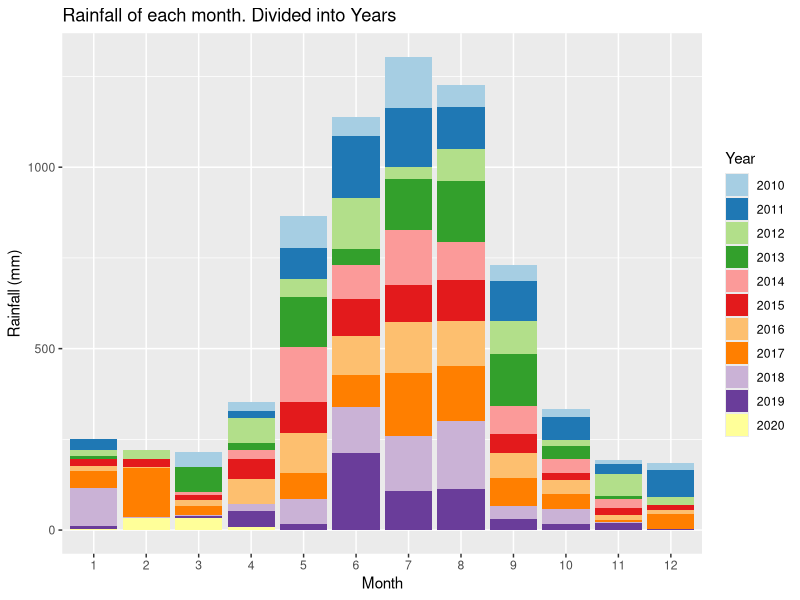
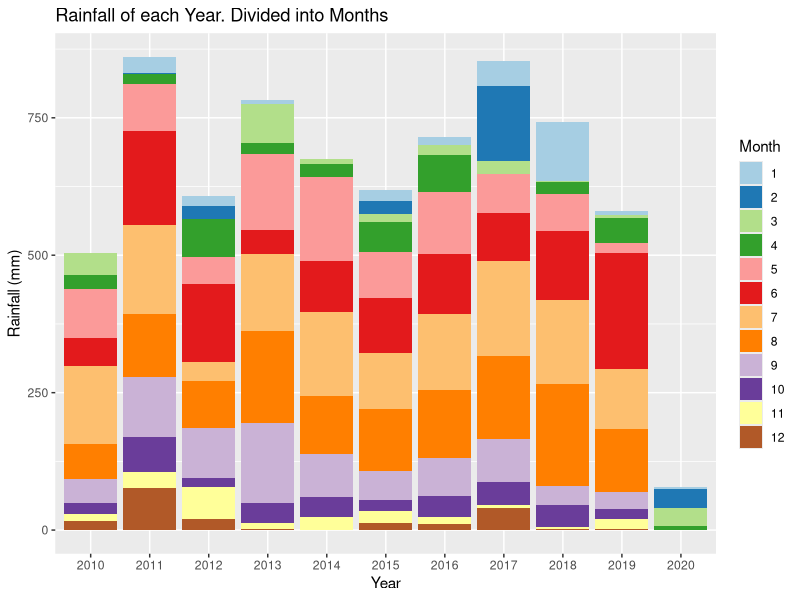
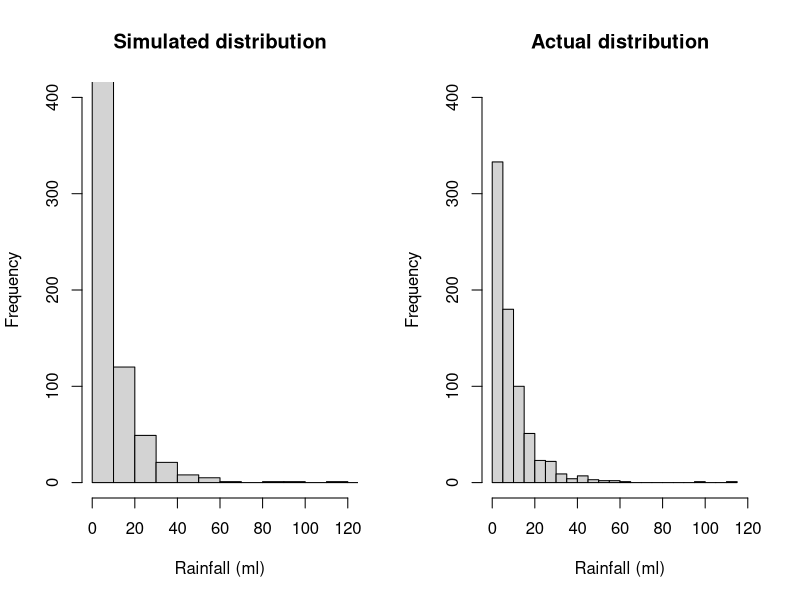
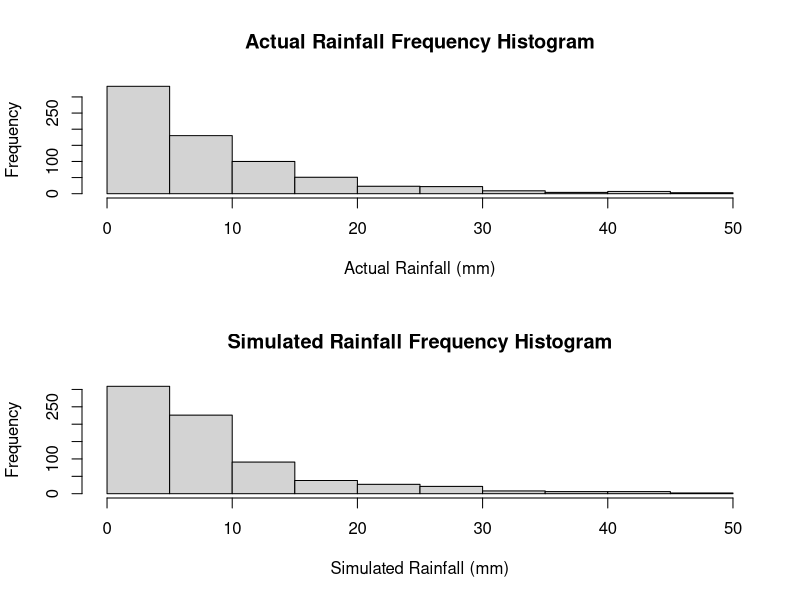
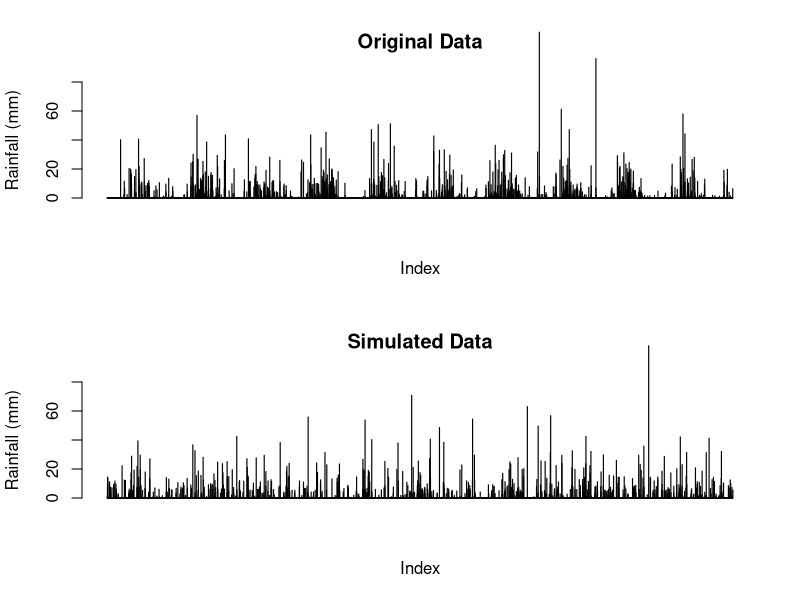
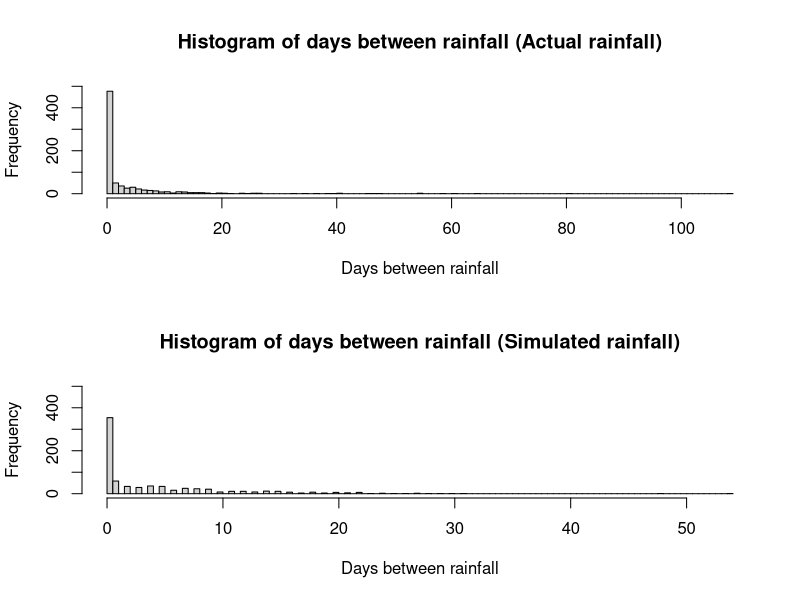
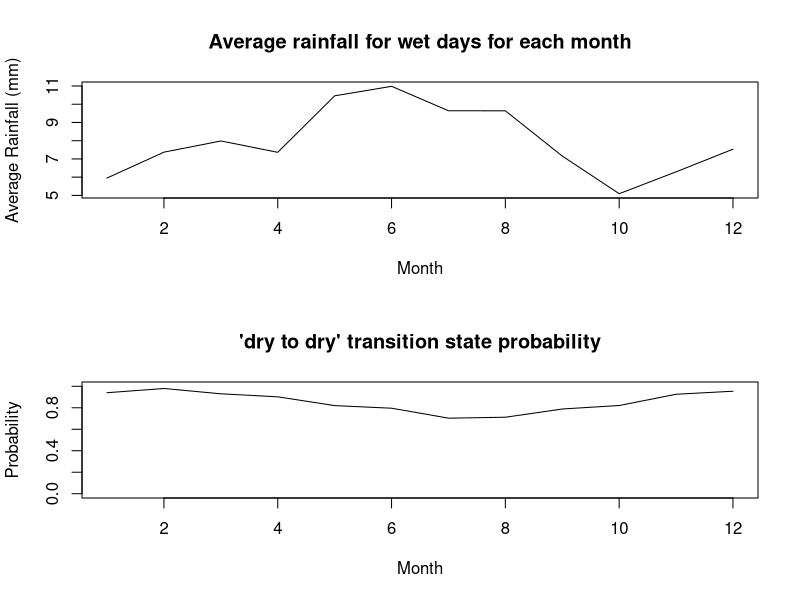
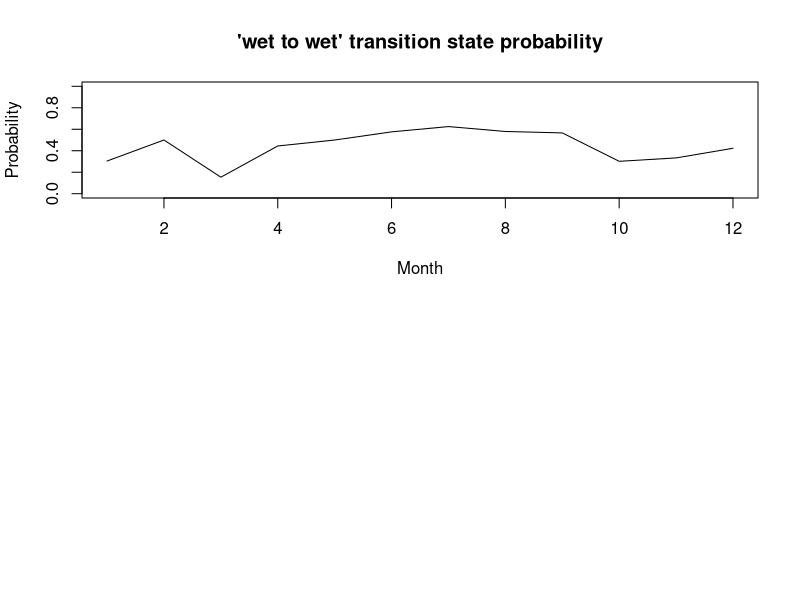

The R source for these figures, in order:
## ---- chunk 1
knitr::opts_chunk$set(echo = TRUE)
## ---- chunk 2
# Reading in the data from the csv file
data <-  read.csv("IDCJAC0009_009225_1800_Data.csv")
weather_data <- data
weather_data <- weather_data[which(is.na(weather_data$Rainfall.amount..millimetres.) == FALSE),] # excluding rows with no rainfall record made 
## ---- chunk 3
weather_data$date <- do.call(paste, c(weather_data[c("Day", "Month", "Year")], sep = "-")) # creating a column that contains the date for easy indentification
## ---- chunk 4
# function to categorise day as either 'wet' or 'dry' for the Markov Chain functions
state <- function(x){
  stateList <- c()
  for(ii in 1:length(x)){
    if(x[ii] < 1){
      stateList <- c(stateList, "dry")
    }
    if(x[ii] >= 1){
      stateList <- c(stateList, "wet")
    }
  }
  return(stateList)
}
weather_data$state <- state(weather_data$Rainfall.amount..millimetres.)
## ---- chunk 5
head(weather_data[,c('Rainfall.amount..millimetres.','state')], 10)
## ---- chunk 6
# function establishing Markov Chain transition state. Establishing the relationship between the rainfall of a given day and the day before it.
transitionState <- function(x){
  transitionStateList <- c('') #can't find transition state of first observation
  for(i in 2:length(x)){
    if(x[i] == "dry"){
      if (x[i-1] == "dry"){
        transitionStateList <- c(transitionStateList, "DryToDry")
      }
      else {
        transitionStateList <- c(transitionStateList, "WetToDry")
      }
    }
    if(x[i] == "wet"){
      if (x[i-1] == "dry"){
        transitionStateList <- c(transitionStateList, "DryToWet")
      }
      else {
        transitionStateList <- c(transitionStateList, "WetToWet")
      }
    }
  }
  return(transitionStateList)
}
weather_data$transitionState <- transitionState(weather_data$state)
## ---- chunk 7
head(weather_data[,c('Rainfall.amount..millimetres.','state', 'transitionState')], 10)
## ---- chunk 8
train_data <- subset(weather_data, Year >= 2010) # only look at the most recent, relevant data.
library(ggplot2)
library(RColorBrewer)

# explorative plots investigating the distribution of rainfall across months and years

# Plotting the rainfall data (grouped by years and months)
# Distribution of rainfall by month (segmented by year)
ggplot(train_data, aes(x = factor(Month), y = Rainfall.amount..millimetres., fill = factor(Year))) + 
  geom_bar(stat = "identity") + 
  scale_fill_brewer(palette = "Paired") + 
  xlab("Month")+
  ylab("Rainfall (mm)")+
  labs(fill = "Year")+
  ggtitle("Rainfall of each month. Divided into Years")
# There does appear to be a rough distribution of rainfall by month. Most years May, June, July, August, and September (month 5-9) have the most rain. There are outliers

ggplot(train_data, aes(x = factor(Year), y = Rainfall.amount..millimetres., fill = factor(Month))) + 
  geom_bar(stat = "identity") + 
  scale_fill_brewer(palette = "Paired") + 
  xlab("Year")+
  ylab("Rainfall (mm)")+
  labs(fill = "Month")+
  ggtitle("Rainfall of each Year. Divided into Months")
# There does not appear to be any obvious pattern in the rainfall across the 10 years (note. 2020 only contains 4 months of data, hence the low rainfall). The average looks to be around 650-700 mm. 
## ---- chunk 9
table(train_data$Month, train_data$Year) # only four months of data in 2020
## ---- chunk 10
#Calculating transition state probabilities, in general (no respect to month or season)
weatherTable <- table(train_data$transitionState)
weatherTable

probWetToWet = weatherTable['WetToWet'] / (weatherTable['WetToWet'] + weatherTable['WetToDry'])
probWetToWet

probDryToDry = weatherTable['DryToDry'] / (weatherTable['DryToDry'] + weatherTable['DryToWet'])
probDryToDry
## ---- chunk 11
#Basic generator (No seasonal variation)

#calculated above
generateRainfallBasic <- function(genLength){
  currentState = "dry" # Years start with very little rain, so more likely to start dry
  rainAmountList <- c()
  for (i3 in 1:genLength){
    if (currentState == "dry"){
      if (runif(1) < probDryToDry){
        currentState = "dry"
      }
      else{
        currentState = "wet"
      }
    }
    else if (currentState == "wet"){
      if (runif(1) < probWetToWet){
        currentState = "wet"
      }
      else{
        currentState = "dry"
      }
    }
    #generating amount of rainfall if state is wet, else 0
    if (currentState == "wet"){
      rainAmount <- 5.66*exp(rnorm(1))
      rainAmountList <- c(rainAmountList, rainAmount)
    }
    else{
      rainAmountList <- c(rainAmountList, 0)
    }
  }
  return(rainAmountList)
}
## ---- chunk 12
#comparing log-normal against actual data, veeerryyyy close fit, will use log-normal for rainfall sim
par(mfrow=c(1,2))
p1 <- 5.66*exp(rnorm(732))
hist(p1, breaks = 30, xlim = c(0,120), ylim = c(0,400), main = "Simulated distribution", xlab = "Rainfall (ml)")

p2 <- train_data$Rainfall.amount..millimetres.[train_data$Rainfall.amount..millimetres.>1]
hist(p2, breaks = 30, xlim = c(0,120), ylim = c(0,400), main = "Actual distribution", xlab = "Rainfall (ml)")

mean(p1)
mean(p2)
## ---- chunk 13
#Basic generator tests
testRainfall = generateRainfallBasic(3761)

par(mfrow=c(2,1))
hist(train_data$Rainfall.amount..millimetres.[train_data$Rainfall.amount..millimetres.>1 & train_data$Rainfall.amount..millimetres.<50], xlab = "Actual Rainfall (mm)", main = "Actual Rainfall Frequency Histogram")
hist(testRainfall[testRainfall > 1 & testRainfall <50], xlab = "Simulated Rainfall (mm)", main = "Simulated Rainfall Frequency Histogram")

par(mfrow=c(2,1))
barplot(train_data$Rainfall.amount..millimetres., ylim = c(0,80), main = "Original Data", ylab = "Rainfall (mm)", xlab = "Index")
barplot(testRainfall, ylim = c(0,80), main = "Simulated Data", ylab = "Rainfall (mm)", xlab = "Index")
## ---- chunk 14
daysBetweenRain <- function(input){
  returnList <- c()
  currentLength <- 0
  for (i in input){
    if (i<1){
      currentLength <- currentLength + 1
    }
    else{
      returnList <- c(returnList, currentLength)
      currentLength <- 0
    }
  }
  return(returnList)
  }
## ---- chunk 15
hist(daysBetweenRain(train_data$Rainfall.amount..millimetres.)[train_data$Rainfall.amount..millimetres.>-1], main = "Histogram of days between rainfall (Actual rainfall)", breaks = 100, xlab = "Days between rainfall", ylim = c(0,500))
hist(daysBetweenRain(testRainfall)[daysBetweenRain(testRainfall)>-1], main = "Histogram of days between rainfall (Simulated rainfall)", breaks = 100, xlab = "Days between rainfall", ylim = c(0,500))
## ---- chunk 16
#Calculates the transition probabilities for each month
probTransStatesMonth <- function(input_data){
  transitonStatesMonthsFrame <- data.frame(list(rep(0, 12), list(rep(0, 12), list(rep(0,    12), list(rep(0, 12)))))) #Initialises 12x4 frame filled with zeroes (4 columns for each transition state, 12 rows for each month)
  names(transitonStatesMonthsFrame) <- c('DryToDry', 'DryToWet', 'WetToDry', 'WetToWet')

  #Makes the dataframe with the count of each transition state with each month
  for (i4 in 1:dim(input_data)[1]){
    tempTransitionState <- input_data[i4, 'transitionState']
    tempMonth <- input_data[i4, 'Month'] 
    transitonStatesMonthsFrame[tempMonth, tempTransitionState] <- transitonStatesMonthsFrame[tempMonth, tempTransitionState]+1 # increase count of tempTransitionState for month tempMonth by 1
  }

  #Calculates the transition state probabilities for each month in the data frame
  probTransitonStatesMonthsFrame <- transitonStatesMonthsFrame
  for (i in 1:dim(transitonStatesMonthsFrame)[1]){
  
    probTransitonStatesMonthsFrame[i, 'DryToDry'] <- transitonStatesMonthsFrame[i, 'DryToDry'] / (transitonStatesMonthsFrame[i, 'DryToDry'] + transitonStatesMonthsFrame[i, 'DryToWet'])
  
    probTransitonStatesMonthsFrame[i, 'DryToWet'] <- transitonStatesMonthsFrame[i, 'DryToWet'] / (transitonStatesMonthsFrame[i, 'DryToDry'] + transitonStatesMonthsFrame[i, 'DryToWet'])
    
    probTransitonStatesMonthsFrame[i, 'WetToDry'] <- transitonStatesMonthsFrame[i, 'WetToDry'] / (transitonStatesMonthsFrame[i, 'WetToDry'] + transitonStatesMonthsFrame[i, 'WetToWet'])
    probTransitonStatesMonthsFrame[i, 'WetToWet'] <- transitonStatesMonthsFrame[i, 'WetToWet'] / (transitonStatesMonthsFrame[i, 'WetToDry'] + transitonStatesMonthsFrame[i, 'WetToWet'])
    # this data frame 'probTransitionStatesMonthsFrame' will be called directly in the generator, so must be called as such when exported
  }
  return(probTransitonStatesMonthsFrame)
}

## ---- chunk 17
probTransitonStatesMonthsFrame <- probTransStatesMonth(train_data)
head(probTransitonStatesMonthsFrame, 10)
## ---- chunk 18
#testing average rainfall when its rains in each month, and for wettowet vs drytowet transitions.
test_w2w <- train_data$Rainfall.amount..millimetres.[train_data$transitionState == "WetToWet"]
test_d2w <- train_data$Rainfall.amount..millimetres.[train_data$transitionState == "DryToWet"]
mean(test_w2w)
mean(test_d2w)
wilcox.test(test_d2w, test_w2w)
#since resulting wilcox test p-value is 0.85, we conclude that theres no difference in rainfall depending on the transition state, and do not need to include it in our model.

test_rainfallPerMonth <- train_data[train_data$state == "wet",c(4,6)]
kruskal.test(Rainfall.amount..millimetres. ~ Month, data = test_rainfallPerMonth)
#p-val = 0.00016, therefore difference between average rainfall for each month

## ---- chunk 19
#calculating the mean rainfall when it rains for each month, to change how much it rains according to the generator later on. Limited to less than 60 mls as the dataset is not large enough for large rainfall amounts (such as 114ml in feburary) to not throw the mean off.
rainMonthData <- c()
for (i in 1:12){
  temp<- train_data$Rainfall.amount..millimetres.[train_data$state == "wet" & train_data$Month == i & train_data$Rainfall.amount..millimetres. < 60]
  rainMonthData <- c(rainMonthData, list(temp))
  rm(temp)
}

rainfallAvgMonth <- sapply(rainMonthData, mean)

## ---- chunk 20
plot(c(1:12), rainfallAvgMonth, type = "l", xlab = "Month", ylab = "Average Rainfall (mm)", main = "Average rainfall for wet days for each month")
## ---- chunk 21
#How the transition state probabilities vary for each month
plot(probTransitonStatesMonthsFrame$DryToDry, ylim = c(0,1), xlab = "Month", main = "'dry to dry' transition state probability", type = 'l', ylab = "Probability")
plot(probTransitonStatesMonthsFrame$WetToWet, ylim = c(0,1), xlab = "Month", main = "'wet to wet' transition state probability", type = 'l', ylab = "Probability")
## ---- chunk 22
#Weather generator accounting  for seasonal variation of transition states or something i hope
#This is just a regular version of basic generator it's mostly the same in fact if i forget to even do this it is the same

generateRainfallSeasonal <- function(input){
  # input must be weather_data or a subset of weather_data
  currentState = "dry" #can make this into a random choice later
  rainAmountList <- c()
  for (i5 in 1:dim(input)[1]){
    if (currentState == "dry"){
      if (runif(1) < probTransitonStatesMonthsFrame[input[i5, 'Month'], 'DryToDry']){ #now inputs depending on the month of input
        currentState = "dry"
      }
      else{
        currentState = "wet"
      }
    }
    else if (currentState == "wet"){
      if (runif(1) < probTransitonStatesMonthsFrame[input[i5, 'Month'], 'WetToWet']){
        currentState = "wet"
      }
      else{
        currentState = "dry"
      }
    }                                   
    #generating amount of rainfall if state is wet, else 0
    if (currentState == "wet"){
      #rainAmount <- 5.66*exp(rnorm(1)) #now log-normal dist, 5 used because is close to mean of weather_data's / the mean of what exp(rnorm(1)) is by default /// Old Version 
      rainAmount <- rainfallAvgMonth[input[i5, 'Month']]*exp(rnorm(1))/1.648 
      #average of exp(rnorm(1)) is ~1.648, so we divide by that so the average of each month will just be the actual average calculated from rainfallAvgMonth.
      rainAmountList <- c(rainAmountList, rainAmount)
    }
    else{
      rainAmountList <- c(rainAmountList, 0)
    }
  }
  return(rainAmountList)
}
## ---- chunk 23
#testing code for seasonal generator
inputSeasonalRainfall <- dplyr::select(train_data, 'Year', 'Month', 'Day') #using existing train data's dates to input to function, instead of putting in just how many to generate
testSeasonalRainfall = generateRainfallSeasonal(inputSeasonalRainfall)
## ---- chunk 24
par(mfrow=c(2,1))
barplot(train_data$Rainfall.amount..millimetres., ylim = c(0,80), main = "Original Data", ylab = "Rainfall (mm)", xlab = "Index")
barplot(testSeasonalRainfall, ylim = c(0,80), main = "Simulated Data - seasonal", ylab = "Rainfall (mm)", xlab = "Index")
## ---- chunk 25
hist(daysBetweenRain(train_data$Rainfall.amount..millimetres.)[train_data$Rainfall.amount..millimetres.>-1], main = "Histogram of days between rainfall (Actual rainfall)", breaks = 100, xlab = "Days between rainfall", ylim = c(0,500))
hist(daysBetweenRain(testSeasonalRainfall)[daysBetweenRain(testSeasonalRainfall)>-1], main = "Histogram of days between rainfall (Simulated rainfall)", breaks = 100, xlab = "Days between rainfall", ylim = c(0,500))
## ---- chunk 26
wilcox.test(daysBetweenRain(testSeasonalRainfall), daysBetweenRain(train_data$Rainfall.amount..millimetres.))
mean(daysBetweenRain(testSeasonalRainfall)); mean(daysBetweenRain(train_data$Rainfall.amount..millimetres.))

sd(daysBetweenRain(testSeasonalRainfall)); sd(daysBetweenRain(train_data$Rainfall.amount..millimetres.))
## ---- chunk 27
#comparing log-normal against actual data, veeerryyyy close fit, will use log-normal for rainfall sim
p1 <- 5.66*exp(rnorm(732))
p1 <- p1[p1>1]
hist(p1, breaks = 30, xlim = c(0,120), ylim = c(0,400), main = "Simulated distribution")

p2 <- train_data$Rainfall.amount..millimetres.[train_data$Rainfall.amount..millimetres.>1]
hist(p2, breaks = 30, xlim = c(0,120), ylim = c(0,400), main = "actual distribution")
## ---- chunk 28
set.seed(100345)
sampID <- sample.int(nrow(train_data), size = 0.8*nrow(train_data), replace = FALSE)
train_data <- train_data[sampID,] # 80% of data for training
test_data <- train_data[-sampID,] # 20% for testing
## ---- chunk 29
probTransitonStatesMonthsFrame <- probTransStatesMonth(train_data) # retraining seasonal generator probTransitionStatesMonthsFrame with new training data (now only 80% of the original train_data)
# calucating the new average rainfall for each month
rainMonthData <- c()
for (i in 1:12){
  temp<- train_data$Rainfall.amount..millimetres.[train_data$state == "wet" & train_data$Month == i & train_data$Rainfall.amount..millimetres. < 60]
  rainMonthData <- c(rainMonthData, list(temp))
  rm(temp)
}
rainfallAvgMonth <- sapply(rainMonthData, mean)
## ---- chunk 30
#generates a simulation with the same number of observations as test_data (20% of the total data)
testSeasonalRainfall20 = generateRainfallSeasonal(test_data) 
## ---- chunk 31
par(mfrow = c(2, 1))
barplot(testSeasonalRainfall20, ylab = "Rainfall (mm)", xlab = "index", main = "Simulated data")
barplot(test_data$Rainfall.amount..millimetres., ylab = "Rainfall (mm)", xlab  = "index", main = "Actual data")
## ---- chunk 32
# Wilcoxon signed rank test
WT <- wilcox.test(testSeasonalRainfall20, test_data$Rainfall.amount..millimetres., paired=T)
print("Wilcoxon rank sum p-value")
WT$p.value
# paired student t test
TT <- t.test(testSeasonalRainfall20, test_data$Rainfall.amount..millimetres., paired=T)
print("t-test p-value")
TT$p.value
## ---- chunk 33
train_data <- subset(weather_data, Year >= 2010)
train10_data <- subset(weather_data, Year >= 2009 & Year < 2019)
data_2019 <- subset(weather_data, Year == 2019)
## ---- chunk 34
probTransitonStatesMonthsFrame <- probTransStatesMonth(train10_data) # retraining seasonal generator probTransitionStatesMonthsFrame with train10_data
set.seed(10356)
monthList <- subset(weather_data, Year == 2019) # a year that isn't a leap year to get the month list, as generation algorithm only requires months
monthList <- monthList['Month']
testSeasonalRainfall10 <- generateRainfallSeasonal(monthList)
## ---- chunk 35
#compare generated year against 2019
par(mfrow = c(2,1))
barplot(testSeasonalRainfall10, xlab = "Index", ylab = "Rainfall (mm)", main = "Simulated Rainfall")
barplot(data_2019$Rainfall.amount..millimetres., xlab = "Index", ylab = "Rainfall (mm)", main = "2019 Rainfall")
## ---- chunk 36
# check other years for comparison
par(mfrow = c(3,2))
barplot(testSeasonalRainfall10, xlab = "Index", ylab = "Rainfall (mm)", main = "Simulated Rainfall")
year <- subset(weather_data, Year == 2015)
barplot(year$Rainfall.amount..millimetres., xlab = "Index", ylab = "Rainfall (mm)", main = "2015 Rainfall")
year <- subset(weather_data, Year == 2008)
barplot(year$Rainfall.amount..millimetres., xlab = "Index", ylab = "Rainfall (mm)", main = "2008 Rainfall")
year <- subset(weather_data, Year == 2015)
barplot(year$Rainfall.amount..millimetres., xlab = "Index", ylab = "Rainfall (mm)", main = "2017 Rainfall")
year <- subset(weather_data, Year == 2007)
barplot(year$Rainfall.amount..millimetres., xlab = "Index", ylab = "Rainfall (mm)", main = "2007 Rainfall")
year <- subset(weather_data, Year == 2013)
barplot(year$Rainfall.amount..millimetres., xlab = "Index", ylab = "Rainfall (mm)", main = "2013 Rainfall")
rm(year)
## ---- chunk 37
# Creates a graph of difference in rainfall for years, weeks, months, years to see if there are any potential patterns.
# Creates a list of the weekly rainfall
RainfallWeekly <- data.frame("Rainfall (mm)", "Week")
colnames(RainfallWeekly) <- c("Rainfall (mm)", "Week")
RainfallWeekly$`Rainfall (mm)` <- as.numeric(RainfallWeekly$`Rainfall (mm)`)
RainfallWeekly$Week <- as.numeric(RainfallWeekly$Week)
week = 1
weekRain = 0
for(ii in c(1: nrow(weather_data))){
  weekRain = weekRain + weather_data[ii, 6] # rainfall amount for that row
  
  if(ii%%7 == 0){ # every 7th row
    RainfallWeekly[(ii/7), 1] <- weekRain # 1 row of RainfallWeekly created every 7 rows (1 weeks) - inserting rainfall total for that week
    RainfallWeekly[(ii/7), 2] <- week
    week = week + 1
    weekRain = 0 # clear total rainfall to prepare for next week
  }
}
## ---- chunk 38
RainfallWeeklyDiff <- data.frame(c(1:(nrow(RainfallWeekly)-1)), c(1:(nrow(RainfallWeekly)-1))) # data frame with two columns, one less row than RainfallWeekly
colnames(RainfallWeeklyDiff) <- c("Rainfall diff (mm)", "Week")
RainfallWeeklyDiff$`Rainfall diff (mm)` <- diff(RainfallWeekly$`Rainfall (mm)`) # change in weeks
## ---- chunk 39
# plot first 700 weeks first against the difference in rainfall, and then the rainfall per week
par(mfrow = c(4,1))
plot(RainfallWeeklyDiff[c(1:350), 2], RainfallWeeklyDiff[c(1:350), 1], xlab = "week", ylab = "change in rainfall (mm)", cex = 2, type = "b", main = "Difference in rainfall (mm) by week")
plot(RainfallWeekly[c(1:350), 2], RainfallWeekly[c(1:350), 1], xlab = "week", ylab = "rainfall (mm)", type = "l", main = "Rainfall (mm) by week")
plot(RainfallWeeklyDiff[c(351:700), 2], RainfallWeeklyDiff[c(351:700), 1], xlab = "week", ylab = "change in rainfall (mm)", cex = 2, type = "b", main = "Difference in rainfall (mm) by week")
plot(RainfallWeekly[c(351:700), 2], RainfallWeekly[c(351:700), 1], xlab = "week", ylab = "rainfall (mm)", type = "l", main = "Rainfall (mm) by week")
## ---- chunk 40
# plot second 700 weeks first against the difference in rainfall, and then the rainfall per week
par(mfrow = c(4,1))
plot(RainfallWeeklyDiff[c(701:1050), 2], RainfallWeeklyDiff[c(701:1050), 1], xlab = "week", ylab = "change in rainfall (mm)", cex = 2, type = "b")
plot(RainfallWeekly[c(701:1050), 2], RainfallWeekly[c(701:1050), 1], xlab = "week", ylab = "rainfall (mm)", type = "l")
plot(RainfallWeeklyDiff[c(1051:1414), 2], RainfallWeeklyDiff[c(1051:1414), 1], xlab = "week", ylab = "change in rainfall (mm)", cex = 2, type = "b")
plot(RainfallWeekly[c(1051:1414), 2], RainfallWeekly[c(1051:1414), 1], xlab = "week", ylab = "rainfall (mm)", type = "l")
## ---- chunk 41
rainSort_2019 <- data_2019$Rainfall.amount..millimetres.
# qqplot before removing 'dry' days
qqnorm(rainSort_2019, pch = 1, frame = F, main = "Normal Q-Q Plot of Rainfall 2019 (including dry days)")
qqline(rainSort_2019, col = "red", lwd = 2)
rainSort_2019 <- rainSort_2019[which(rainSort_2019 != 0)]
# qqplot after removing 'dry' days
qqnorm(rainSort_2019, pch = 1, frame = F, main = "Normal Q-Q Plot of Rainfall 2019 (excluding dry days)")
qqline(rainSort_2019, col = "red", lwd = 2)
hist(rainSort_2019, breaks = 50)
# data is not normally distributed
rm(rainSort_2019)
## ---- chunk 42
rain2019 <- subset(weather_data, Year == 2019)
length(rain2019$Rainfall.amount..millimetres.)
length(testSeasonalRainfall10)
# Function that returns the sum of ranks of difference (w+ and w-) that are part of the Wilcoxon signed rank calculations
returnRanks <- function(simulated, actual){
  diffs <- (simulated - actual)
  diffs <- diffs[diffs != 0]
  posDifs <- which(diffs > 0)
  negDiffs <- which(diffs < 0)
  rank <- rank(abs(diffs))
  rankPosDiff <- sum(rank[posDifs])
  rankNegDiff <- sum(rank[negDiffs]) 
  return(c(rankPosDiff, rankNegDiff))
}
## ---- chunk 43
table(rain2019$Month)
# To perform the Wilcoxon Signed Rank test we must have paired data, so we have to find the extra dates in testSeasonalRainfall10 (note: 2019 is a non leap year) and remove them.
# Upon review we find that there are days missing from October and December.
## ---- chunk 44
table(rain2019$Day)
# One month is missing a day 5, and another is missing a day 19 (both 11 when should be 12)
temp <- subset(rain2019, Day == 5)
temp$Month # 5th of October missing
temp <- subset(rain2019, Day == 19)
temp$Month # 19th of December missing
rm(temp)
which(rain2019$date == "4-10-2019") # find what row the day before 5-10-2019 is
# Therefore 5-10-2019 would be row 278 (277+1)
which(rain2019$date == "18-12-2019") # find what row the day before 5-10-2019 is
# Therefore 5-10-2019 would be row 353 (351+2). Add two as both 5th october and 19th december are missing
## ---- chunk 45
# We find that the days are day 278 and 353 from testSeasonalRainfall10
simRainfall2019 <- testSeasonalRainfall10
## ---- chunk 46
set.seed(102343656)
monthList <- subset(weather_data, Year == 2019) # A year that isn't a leap year to get the month list, as generation algorithm only requires months
monthList <- monthList['Month']
testSeasonalRainfall10 <- generateRainfallSeasonal(monthList)
simRainfall2019 <- testSeasonalRainfall10 # Have to remove day 278 and day 353 data from testSeasonalRainfall10 because 2019 data list is missing these days
## ---- chunk 47
wilcox <- function(seed, year, remove_days){
  set.seed(seed)
  monthList <- subset(weather_data, Year == year) # a year that isn't a leap year to get the month list, as generation algorithm only requires months
  monthList <- monthList['Month']
  testSeasonalRainfall10 <- generateRainfallSeasonal(monthList)
  if (remove_days == 1){
    simRainfall2019 <- testSeasonalRainfall10[-c(278, 353)]
  } else if (remove_days == 0){
    simRainfall2019 <- testSeasonalRainfall10 # remove day 278 and day 353 data from testSeasonalRainfall10
  }
  # test of testSeasonalRainfall10 against 2019 rainfall (testSeasonalRainfall10 was simulation of 2019 rainfall)
  print(wilcox.test(rain2019$Rainfall.amount..millimetres., simRainfall2019, paired = T, alternative = "t", conf.int = T, conf.level = 0.95))
  WP <- wilcox.test(rain2019$Rainfall.amount..millimetres., simRainfall2019, paired = T, alternative = "t", conf.int = T, conf.level = 0.95)
  cat("P-value is",WP$p.value,"\n")
  # the p-value is 0.04918,indicating that it is likely that there is a significant difference between the simulated data and the actual data. This means that one   set of data was consistently and significantly larger than the other
  # manual calculation of Wilcoxon signed rank values 

  sumRanks <- returnRanks(simRainfall2019, rain2019$Rainfall.amount..millimetres.)
  cat(sumRanks[1], "is the sum of the ranks of the positive differences","\n")
  cat(sumRanks[2], "is the sum of the ranks of the negative differences","\n")

  # rankPosDiff (the sum of the ranks of the differences where the simulated data is greater than the actual) is 7414. rankNegDiff (the sum of the ranks of the the differences where the actual is greater than the simulated) is 5147. rankPosDiff is quite a bit larger than rankNegDiff
}
wilcox(40565, 2019, 0)
## ---- chunk 48
wilcox(12345, 2011, 1)
wilcox(347876, 2011, 1)
wilcox(3456789, 2011, 1)
## ---- chunk 49
# looking at the four total simulations created, there is generally no significant different between the simulated rainfall and the actual rainfall. 
# However looking at rankPosDiff and rankNegDiff calculated for each (the sum of the ranks of the positive and negative differences between the simulated and actual data respectively), the simulated rainfall was consistently larger than the actual data 
# The reason for this is likely because 2019 had a very small amount of rainfall compared to the rest of the years.
sum(train10_data$Rainfall.amount..millimetres.)/10 #/10 to get average of 10 years of rain data
sum(rain2019$Rainfall.amount..millimetres.)
## ---- chunk 50
median(simRainfall2019)
median(rain2019$Rainfall.amount..millimetres.)

# given the number of dry days, it makes sense that the median's would be very similar in the Wilcoxon Signed Rank test
# To perform the Wilcoxon Signed Rank test we remove those dates from testSeasonalRainfall10
# 2019 is a non leap year so February will have 28 days
#October 5th and December 19th are missing, so we remove them
month_result <- which(rain2019$date == "4-10-2019" | rain2019$date=="18-12-2019")
simRainfall2019 <- testSeasonalRainfall10
# Test of testSeasonalRainfall10 against 2019 rainfall (testSeasonalRainfall10 was simulation of 2019 rainfall)
wilcox.test(simRainfall2019, rain2019$Rainfall.amount..millimetres., paired = T, alternative = "t")

# Since the p-value is relatively high, it can be concluded that there is no significant diference between the simulated 2019 data and the actual 2019 data. 
# While the simulation may not be an accurate prediction of 2019 (as seen in the barplots), the simulation was also not logically flawed, as there is not a significant difference between the median of the simulation and the median of the actual.
#Furthermore, a qucik comparison of the medians in the Wilcoxon Signed Rank test shows that (as expected) they are also very similar.
cat("Median of actual and simulated rainfall respectively: ", median(rain2019$Rainfall.amount..millimetres.), median(simRainfall2019))
rm(simRainfall2019)
## ---- chunk 51
# looking at 2013 data (which had a larger than average amount of rain)
rain2013 <- subset(weather_data, Year == 2013)
monthList <- subset(weather_data, Year == 2013) # A year that isn't a leap year to get the month list, as generation algorithm only requires months
monthList <- monthList['Month']
simRainfall2013 <- generateRainfallSeasonal(monthList)
wilcox.test(simRainfall2013, rain2013$Rainfall.amount..millimetres., paired = T, conf.int = T, conf.level = 0.95)

par(mfrow = c(2,1))
barplot(simRainfall2013, xlab = "Index", ylab = "Rainfall (mm)", main = "Simulated Rainfall")
barplot(rain2013$Rainfall.amount..millimetres., xlab = "Index", ylab = "Rainfall (mm)", main = "2013 Rainfall")

diffs <- (simRainfall2013 - rain2013$Rainfall.amount..millimetres.)
diffs <- diffs[diffs != 0]
posDifs <- which(diffs > 0)
negDiffs <- which(diffs < 0)
rank <- rank(abs(diffs))
rankPosDiff <- sum(rank[posDifs])
rankNegDiff <- sum(rank[negDiffs]) 

rankPosDiff
rankNegDiff
mean(diffs)
## ---- chunk 52
# Reading in the data from the csv file for the Sydney Location
data <-  read.csv("IDCJAC0009_066062_1800_Data.csv")
weather_data <- data
weather_data <- weather_data[which(is.na(weather_data$Rainfall.amount..millimetres.) == FALSE),] # excluding rows with no rainfall record made
weather_data$date <- do.call(paste, c(weather_data[c("Day", "Month", "Year")], sep = "-")) # creating a column that contains the date for easy indentification
